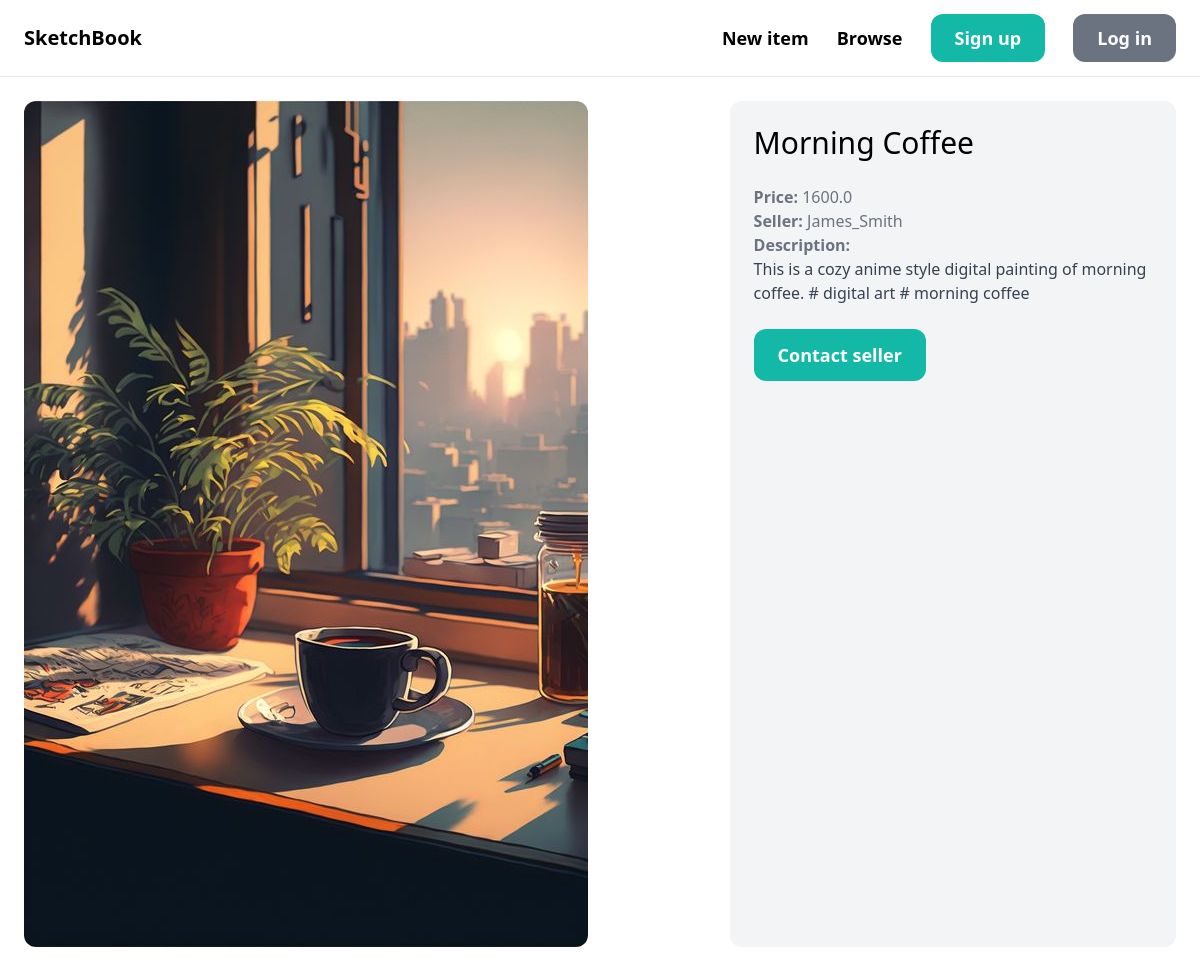
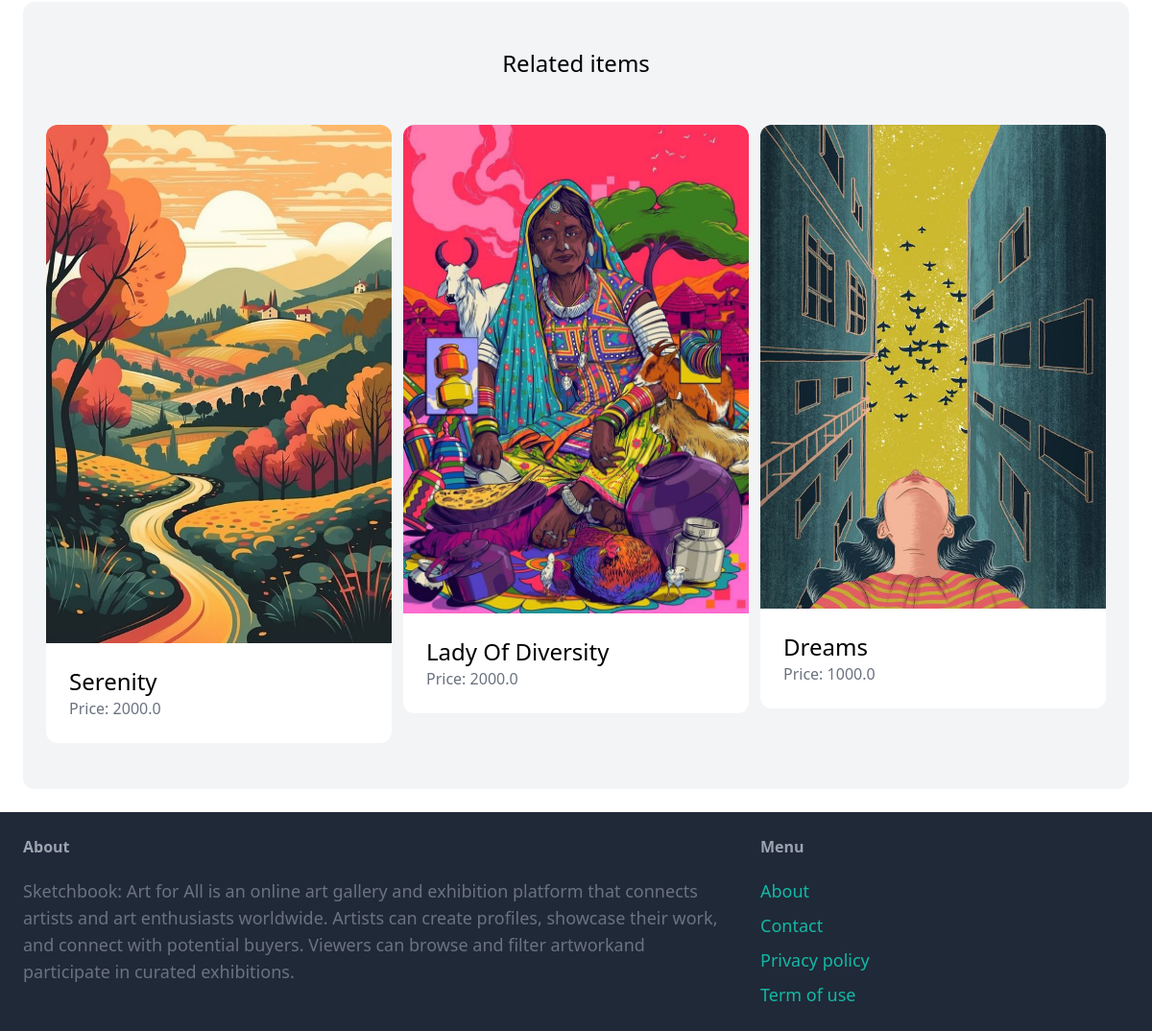
/items/5/, run on the app's committed database (2 pictures, top to bottom).
### item/models.py (models this page shows, shortened)
class Item(models.Model):
    category = models.ForeignKey(Category, related_name='items', on_delete=models.CASCADE)
    name = models.CharField(max_length=255)
    description = models.TextField(blank=True, null=True)
    price = models.FloatField()
    image = models.ImageField(upload_to='item_images', blank=True, null=True)
    is_sold = models.BooleanField(default=False)
    created_by = models.ForeignKey(User, related_name='items', on_delete=models.CASCADE)
    created_at = models.DateTimeField(auto_now_add=True)

### item/views.py (the view)
# urls.py: path('<int:pk>/', views.detail, name='detail'),
def detail(request, pk):
    item = get_object_or_404(Item, pk=pk)
    related_items = Item.objects.filter(category=item.category, is_sold=False).exclude(pk=pk)[0:3]
    return render(request, 'item/detail.html', {
        'item': item,
        'related_items': related_items
    })

### item/templates/item/detail.html (shortened to what this page needs)
{% extends 'core/base.html' %}
{% block content %}
<div class="grid grid-cols-5 gap-6">
    <div class="col-span-3">
        <img src="{{ item.image.url }}" class="rounded-xl">
    </div>
    <div class="col-span-2 p-6 bg-gray-100 rounded-xl">
        <h1 class="mb-6 text-3xl">{{ item.name }}</h1>
        <p class="text-gray-500"><strong>Price: </strong>{{ item.price }}</p>
        <p class="text-gray-500"><strong>Seller: </strong>{{ item.created_by.username }}</p>
        {% if item.description %}
            <p class="text-gray-700">
                <strong class="text-gray-500">Description:</strong><br>
                {{ item.description }}
            </p>
        {% endif %}
        {% if request.user == item.created_by %}
            <div class="mt-6 p-6 bg-white rounded-xl">
                <p>This is your item!</p>
                <a href="{% url 'item:edit' item.id %}" class="inline-block mt-6 px-6 py-3 text-lg font-semibold bg-teal-500 text-white rounded-xl">Edit</a>
                <a href="{% url 'item:delete' item.id %}" class="inline-block mt-6 px-6 py-3 text-lg font-semibold bg-red-500 text-white rounded-xl">Delete</a>
            </div>
        {% else %}
            <a href="{% url 'conversation:new' item.id %}" class="inline-block mt-6 px-6 py-3 text-lg font-semibold bg-teal-500 text-white rounded-xl hover:bg-teal-700">Contact seller</a>
        {% endif %}
    </div>
</div>
<div class="mt-6 px-6 py-12 bg-gray-100 rounded-xl">
    <h2 class="mb-12 text-2xl text-center">Related items</h2>
    <div class="grid grid-cols-3 gap-3">
        {% for item in related_items %}
            <div>
                <a href="{% url 'item:detail' item.id %}">
                    <div>
                        <img src="{{ item.image.url }}" class="rounded-t-xl">
                    </div>
                    <div class="p-6 bg-white rounded-b-xl">
                        <h2 class="text-2xl">{{ item.name }}</h2>
                        <p class="text-gray-500">Price: {{ item.price }}</p>
                    </div>
                </a>
            </div>
        {% endfor %}
    </div>
</div>
{% endblock %}

### data on the page
Item: image (picture), name "Morning Coffee", price "1600.0", created_by.username "James_Smith", description "This is a cozy anime style digital painting of morning coffee. # digital art # morning coffee"
Item: image (picture), name "Serenity", price "2000.0"
Item: image (picture), name "Lady Of Diversity", price "2000.0"
Item: image (picture), name "Dreams", price "1000.0"
